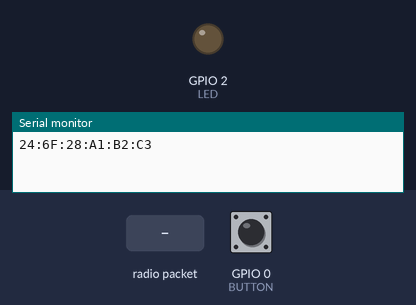
A sketch run on a simulated ESP32. On the bench: output pins drawn as LEDs (lit = HIGH), the last lines printed to the serial monitor. The inputs (shaded band) are chosen by the test bench; at power-on: GPIO 0 (BUTTON) HIGH.

Above: at 1.2 s.
1.3 s: radio packet "1" arrives
At 1.8 s:
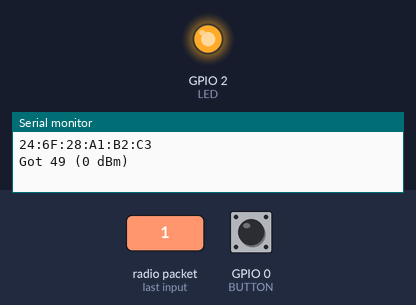
2.8 s: GPIO 0 (BUTTON) pulled LOW for 0.15 s
Timing chart, 0 to 5.8 s (numbered marks = the images above; inputs shaded):
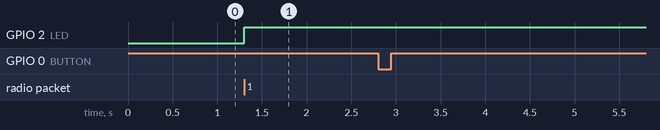

Measured:
- after the input at 1.3 s, GPIO 2 (LED): LOW → HIGH at once

The sketch:

espnow_collar.ino
```cpp
/* ==========================================================================
 * 嘉蘭 1號 / 2號 — ESP-NOW 對講測試
 * --------------------------------------------------------------------------
 * 來源：Learn ESP32 第 14 課「板對板通訊」（模擬器實跑驗證過）
 *       https://learn-esp32.vercel.app/
 * 改動：把 A/B 改標成嘉蘭1號/2號、加註頸圈實務注意事項。
 *
 * 實測結果（瀏覽器模擬器，10 m 直視）：
 *   A(嘉蘭1號) 24:6F:28:A1:3C:5D
 *   B(嘉蘭2號) 24:6F:28:B2:4C:10
 *   雙向收發正常，RSSI -60 ~ -64 dBm
 *
 * ⚠ 這是模擬器結果。實機在室內（牆 + 人體吸收）通常會再掉 10–20 dB。
 * ========================================================================== */
#include <WiFi.h>
#include <esp_now.h>

// 廣播位址：同一個程式燒進兩塊板，不用各自記對方的 MAC
uint8_t everyone[] = {0xFF, 0xFF, 0xFF, 0xFF, 0xFF, 0xFF};

const int BUTTON = 0;   // BOOT（嘉蘭1號：主人輕按；2號：配戴端）
const int LED    = 2;   // 板上藍色 LED
bool lit  = false;
bool last = false;

// 每收到一條訊息就執行
void onReceive(const esp_now_recv_info_t* info, const uint8_t* data, int len) {
  digitalWrite(LED, data[0]);
  Serial.printf("Got %d (%d dBm)\n", data[0], info->rx_ctrl->rssi);
}

void setup() {
  Serial.begin(115200);
  pinMode(BUTTON, INPUT_PULLUP);
  pinMode(LED, OUTPUT);
  WiFi.mode(WIFI_STA);           // ESP-NOW 走 Wi-Fi 射頻，不是 BLE
  Serial.println(WiFi.macAddress());

  esp_now_init();
  esp_now_register_recv_cb(onReceive);

  esp_now_peer_info_t peer = {};
  memcpy(peer.peer_addr, everyone, 6);
  esp_now_add_peer(&peer);
}

void loop() {
  bool now = digitalRead(BUTTON) == LOW;
  if (now && !last) {
    lit = !lit;
    esp_now_send(everyone, (uint8_t*)&lit, 1);
    Serial.printf("Sent %d\n", lit);
    delay(30);                   // 去彈跳
  }
  last = now;
}

/* --------------------------------------------------------------------------
 * 若要用在真的嘉蘭頸圈上，這支範例要改三件事：
 *
 * 1) 不要用廣播。
 *    量產要記對方 MAC（配對時交換），否則附近任何 ESP-NOW 裝置都收得到你的狀態。
 *
 * 2) 加通道鎖定。
 *    esp_now_set_pmk() + peer.channel = 固定頻道，避免跳頻時漏封包。
 *    （廣播模式下必須鎖 channel，否則每次換頻道都要重送）
 *
 * 3) 功耗。
 *    WiFi 射頻開著比 BLE 耗電一個量級。頸圈要 2.5 天續航，
 *    正確做法是「BLE 當常態、ESP-NOW 只在配對或大量傳輸時短暫開啟」。
 * -------------------------------------------------------------------------- */
```
